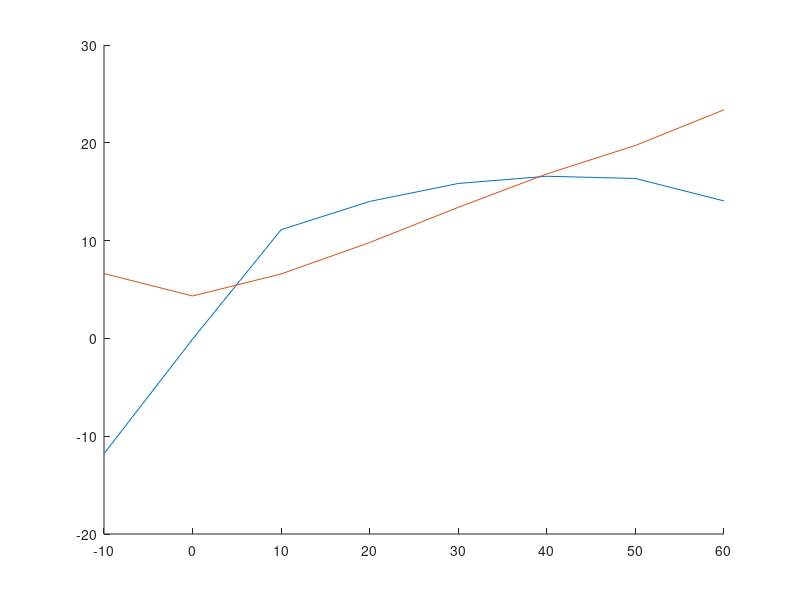

The MATLAB source for this figure: (Note: this script raises an error after producing the figure.)
clf

% -----------------元データ-------------------
Angle = [-10, 0, 10, 20, 30, 40, 50, 60];
Lift = [-11.7937, -0.0751935, 11.1168, 14.0047, 15.8419, 16.5799, 16.3529, 14.0563];
Drag = [6.62958, 4.33768, 6.59023, 9.80552, 13.4044, 16.823, 19.7304, 23.3778];

figure(1)
% subplot(2, 1, 1)
hold on 
plot(Angle, Lift);
plot(Angle, Drag);

%-----------------揚力近似---------------%
n1 = 4;
p1 = polyfit(Angle, Lift, n1); 

a1 = p1(:,1);
b1 = p1(:,2);
c1 = p1(:,3);
d1 = p1(:,4);
e1 = p1(:,5);
syms s;
y1 = a1 * s^4 + b1 * s^3 + c1 * s^2 + d1 * s + e1 ;

fplot(y1, [-10, 60]);

%-----------------抗力近似---------------%
n2 = 4;
p2 = polyfit(Angle, Drag, n2); 

a2 = p2(:,1);
b2 = p2(:,2);
c2 = p2(:,3);
d2 = p2(:,4);
e2 = p2(:,5);
syms s;
y2 = a2 * s^4 + b2 * s^3 + c2 * s^2 + d2 * s + e2 ;

fplot(y2, [-10, 60]);

hold off
legend("揚力元データ", "抗力元データ", "揚力近似曲線", "抗力近似曲線")
ylabel("Force")
xlabel("Angle")

% subplot(2, 1, 2)

%-----------------揚抗比---------------%
figure(2)
LD_ratio = y1 / y2;
fplot(LD_ratio, [-10, 60]);

%-----------------揚抗比　最大値計算---------------%
xx = -10 : 60;
yy1 = a1 * xx.^4 + b1 * xx.^3 + c1 * xx.^2 + d1 * xx + e1 ;
yy2 = a2 * xx.^4 + b2 * xx.^3 + c2 * xx.^2 + d2 * xx + e2 ;
LD_ratio_ = yy1 ./ yy2;
MAX = max(LD_ratio_);

plot(xx, LD_ratio_)
ylabel("Lift-Drag ratio")
xlabel("Angle")





